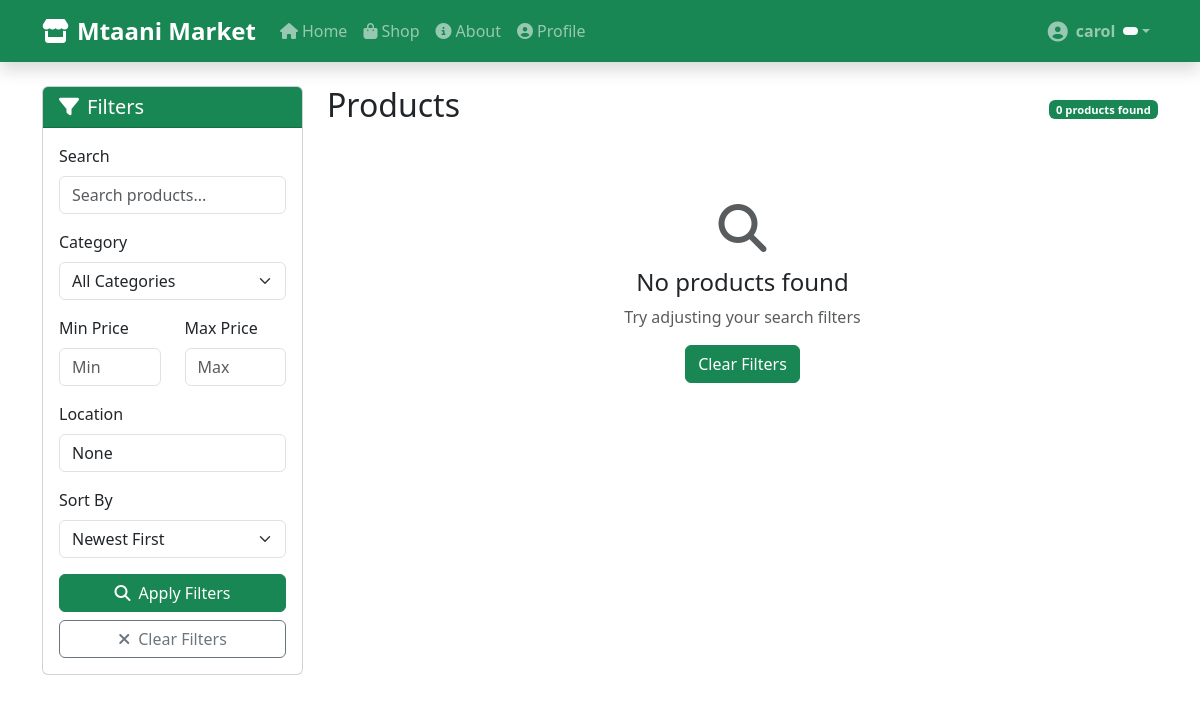
The page /shop/ (signed in) on the database as committed earlier.
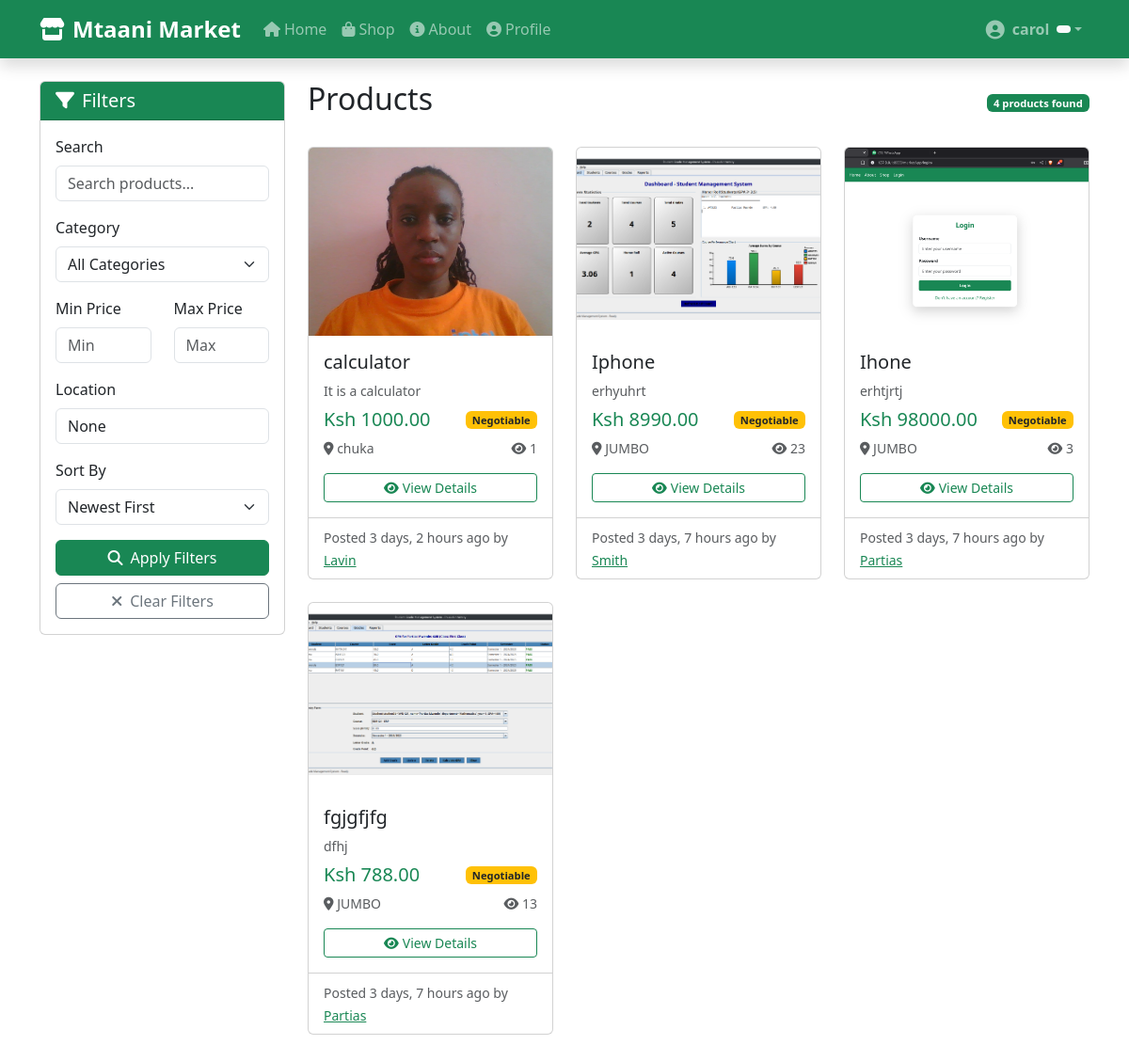
The same page on the database as committed later.
### marketApp/models.py (models this page shows, shortened)
class Product(models.Model):
    STATUS_CHOICES = (
        ('active', 'Active'),
        ('sold', 'Sold'),
        ('pending', 'Pending Sale'),
        ('inactive', 'Inactive'),
        ('draft', 'Draft'),
    )
    CONDITION_CHOICES = (
        ('new', 'Brand New'),
        ('like_new', 'Like New'),
        ('good', 'Good'),
        ('fair', 'Fair'),
        ('poor', 'Poor'),
    )
    seller = models.ForeignKey(User, on_delete=models.CASCADE, related_name='products')
    title = models.CharField(max_length=200)
    slug = models.SlugField(max_length=250, unique_for_date='created_at')
    description = models.TextField()
    price = models.DecimalField(max_digits=10, decimal_places=2,
                                validators=[MinValueValidator(0)])
    original_price = models.DecimalField(max_digits=10, decimal_places=2,
                                         null=True, blank=True)
    category = models.ForeignKey(Category, on_delete=models.SET_NULL,
                                 null=True, related_name='products')
    condition = models.CharField(max_length=20, choices=CONDITION_CHOICES, default='good')
    brand = models.CharField(max_length=100, blank=True, null=True)
    status = models.CharField(max_length=20, choices=STATUS_CHOICES, default='active')
    location = models.CharField(max_length=100)
    quantity = models.IntegerField(default=1, validators=[MinValueValidator(1)])
    views = models.IntegerField(default=0)
    is_negotiable = models.BooleanField(default=False)
    is_featured = models.BooleanField(default=False)
    created_at = models.DateTimeField(auto_now_add=True)
    updated_at = models.DateTimeField(auto_now=True)
    class Meta:
        ordering = ['-created_at']
        indexes = [
            models.Index(fields=['-created_at']),
            models.Index(fields=['price']),
            models.Index(fields=['status']),
        ]

class ProductImage(models.Model):
    product = models.ForeignKey(Product, on_delete=models.CASCADE, related_name='images')
    image = models.ImageField(upload_to='product_images/')
    alt_text = models.CharField(max_length=200, blank=True, null=True)
    is_primary = models.BooleanField(default=False)
    uploaded_at = models.DateTimeField(auto_now_add=True)
    class Meta:
           ordering = ['-is_primary', 'uploaded_at']

### marketApp/views.py (the view)
# urls.py: path('shop/', views.shop, name='shop'),
@login_required
def shop(request):
    category_id = request.GET.get('category')
    min_price = request.GET.get('min_price')
    max_price = request.GET.get('max_price')
    search_query = request.GET.get('q', '')
    condition = request.GET.get('condition')
    location = request.GET.get('location')
    is_negotiable = request.GET.get('negotiable') == 'true'
    sort_by = request.GET.get('sort', '-created_at')
    products = Product.objects.filter(status='active')
    if category_id:
        products = products.filter(category_id=category_id)
    if min_price:
        products = products.filter(price__gte=min_price)
    if max_price:
        products = products.filter(price__lte=max_price)
    if search_query:
        products = products.filter(
            Q(title__icontains=search_query) |
            Q(description__icontains=search_query) |
            Q(brand__icontains=search_query)
        )
    if condition:
        products = products.filter(condition=condition)
    if location:
        products = products.filter(location__icontains=location)
    if is_negotiable:
        products = products.filter(is_negotiable=True)
    if sort_by in ['price', '-price', '-created_at', '-views', 'title', '-title']:
        products = products.order_by(sort_by)
    paginator = Paginator(products, 12)
    page_number = request.GET.get('page')
    page_obj = paginator.get_page(page_number)
    user_wishlist_ids = []
    if request.user.is_authenticated and hasattr(request.user, 'profile'):
        if request.user.profile.role == 'buyer':
            user_wishlist_ids = list(Wishlist.objects.filter(
                user=request.user
            ).values_list('product_id', flat=True))
    any_filter_active = any([
        search_query, category_id, min_price, max_price,
        condition, location, is_negotiable, sort_by != '-created_at'
    ])
    categories = Category.objects.all()
    context = {
        'page_obj': page_obj,
        'categories': categories,
        'search_query': search_query,
        'selected_category': category_id,
        'min_price': min_price,
        'max_price': max_price,
        'selected_condition': condition,
        'selected_location': location,
        'is_negotiable': is_negotiable,
        'sort_by': sort_by,
        'any_filter_active': any_filter_active,
        'user_wishlist_ids': user_wishlist_ids,
    }
    return render(request, 'marketApp/shop.html', context)

### marketApp/templates/marketApp/shop.html (shortened to what the changed rows need)
{% extends 'main.html' %}
{% block content %}
<div class="row">
    <div class="col-md-9">
        <div class="d-flex justify-content-between align-items-center mb-4">
            <h2>Products</h2>
            <span class="badge bg-success">{{ page_obj.paginator.count }} products found</span>
        </div>
        {% if page_obj %}
        <div class="row">
            {% for product in page_obj %}
            <div class="col-lg-4 col-md-6 mb-4">
                <div class="card h-100 product-card">
                    {% if product.images.first %}
                    <img src="{{ product.images.first.image.url }}" class="card-img-top" alt="{{ product.title }}" style="height: 200px; object-fit: cover;">
                    {% else %}
                    <div class="card-img-top bg-light d-flex align-items-center justify-content-center" style="height: 200px;">
                        <i class="fas fa-image fa-3x text-secondary"></i>
                    </div>
                    {% endif %}
                    <div class="card-body">
                        <h5 class="card-title">{{ product.title|truncatechars:40 }}</h5>
                        <p class="card-text text-muted small mb-2">{{ product.description|truncatechars:60 }}</p>
                        <div class="d-flex justify-content-between align-items-center mb-2">
                            <span class="h5 text-success mb-0">Ksh {{ product.price }}</span>
                            {% if product.is_negotiable %}
                            <span class="badge bg-warning text-dark">Negotiable</span>
                            {% endif %}
                        </div>
                        <div class="d-flex justify-content-between small text-muted mb-3">
                            <span><i class="fas fa-map-marker-alt"></i> {{ product.location }}</span>
                            <span><i class="fas fa-eye"></i> {{ product.views }}</span>
                        </div>
                        <div class="d-grid gap-2">
                            <a href="{% url 'product_detail' product.id %}" class="btn btn-sm btn-outline-success">
                                <i class="fas fa-eye me-1"></i>View Details
                            </a>
                        </div>
                    </div>
                    <div class="card-footer bg-transparent">
                        <small class="text-muted">
                            Posted {{ product.created_at|timesince }} ago
                            {% if product.seller.profile %}
                            by <a href="{% url 'view_profile' product.seller.username %}" class="text-success">
                                {{ product.seller.username }}
                            </a>
                            {% endif %}
                        </small>
                    </div>
                </div>
            </div>
            {% endfor %}
        </div>
        {% else %}
        <div class="text-center py-5">
            <i class="fas fa-search fa-3x text-muted mb-3"></i>
            <h4>No products found</h4>
            <p class="text-muted">Try adjusting your search filters</p>
            <a href="{% url 'shop' %}" class="btn btn-success">Clear Filters</a>
        </div>
        {% endif %}
    </div>
</div>
{% endblock %}

Rows that differ between the two databases and show on the page:
added Product: images.first.image (picture), title "calculator", description "It is a calculator", price "1000.00", is_negotiable "Negotiable", location "chuka", views "1", created_at "3 days, 2 hours", seller.username "Lavin"
added Product: images.first.image (picture), title "Iphone", description "erhyuhrt", price "8990.00", is_negotiable "Negotiable", location "JUMBO", views "23", created_at "3 days, 7 hours", seller.username "Smith"
added Product: images.first.image (picture), title "Ihone", description "erhtjrtj", price "98000.00", is_negotiable "Negotiable", location "JUMBO", views "3", created_at "3 days, 7 hours", seller.username "Partias"
added Product: images.first.image (picture), title "fgjgfjfg", description "dfhj", price "788.00", is_negotiable "Negotiable", location "JUMBO", views "13", created_at "3 days, 7 hours", seller.username "Partias"
Other text that changed with them:
{{ page_obj.paginator.count }}: "0" → "4"
text no longer shown: "No products found Try adjusting your search filters Clear Filters"
